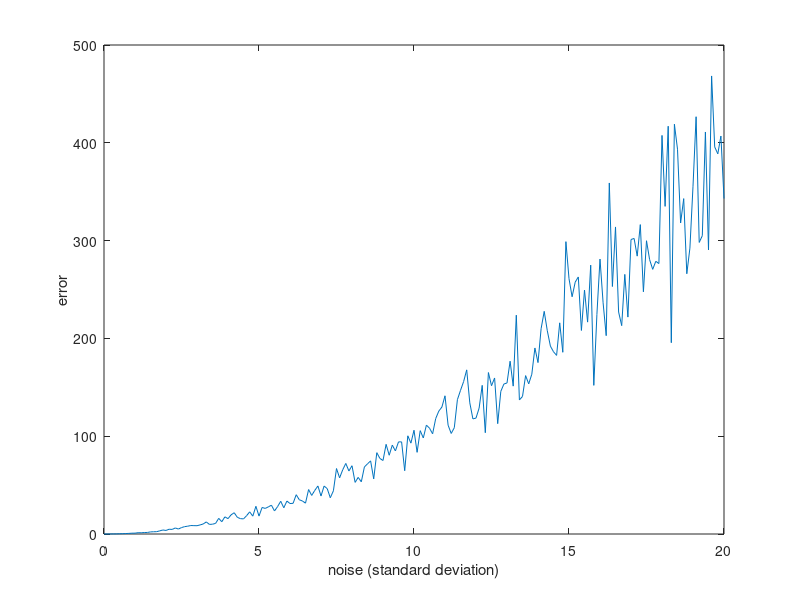
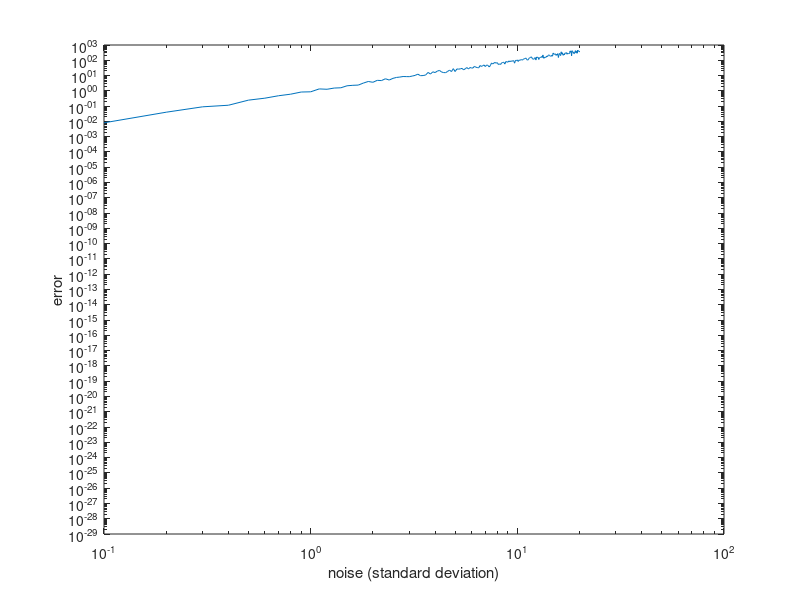

Reproduce these figures in MATLAB, in order.
% MATLAB program for exercise 3 in course 02457
% This program is for part 1 out of 3 
%
% "main3a" illustrates the use of a linear model and discriminant
% in a single layer network.
% 
% The parameters that should be changed are
%   w_t        : the true weight-vector used to generate training-set
%   noiselevel : the Variance of Gaussian noise on training-set
%   N          : Number of points in training set (= n^2)
% 
% The number of dimensions can be changed (by changing length of w_t),
% but the result is only plotted for w_t=[w0 w1 w2]'

%   (c) Karam Sidaros, September 1999.
%  Uses 
%

%%%%%%%%%%%%%%%%%%%%%%%%% Part 1 %%%%%%%%%%%%%%%%%%%%%%%%%%%
%%%%%%%%%%%%%%%%%%%%%  Linear Models %%%%%%%%%%%%%%%%%%%%%%%
%%%%%%%%%%%%%%%%%%%%%%%%%%%%%%%%%%%%%%%%%%%%%%%%%%%%%%%%%%%%
warning off

%%%%%%%%%%%%%%%%%%%%%%% Parameters %%%%%%%%%%%%%%%%%%%%%%%%%%%%%
w_t = [7 3 5]';	   % True weights

noiselevel = 1;    % Standard deviation of Gaussian noise on data
  
N = 100;           % Number of points in training set

d = length(w_t)-1;  % Number of dimensions
n=round(N^(1/d));  % Number of points in each dimension
N = n^d;

w_t
noiselevel
N
  
%%%%%%%%%%%%%%%%%%%%%%%%%%%%%%%%%%%%%%%%%%%%%%%%%%%%%%%%%

x0 = -1:2/(n-1):1;
x0 = x0';

X = ones(N,1);     % X matrix on a d-dimensional meshgrid
X(:,2) = repmat(x0,n^(d-1),1);
for a = 3:d+1;
  v = repmat(X(1:n^(a-2),a-1),1,n)';
  v = v(:);
  X(:,a) = repmat(v,n^(d-a+1),1);
end

err_vector = []
noise_level_vector = []
for a = 0:0.1:20
    noiselevel = a;
    T = (X*w_t);
    noise = randn(N,1) * noiselevel;
    T = T + noise;

    w = pinv(X)*T;
    %w = inv(X'*X)*X'*T

    Y = X*w;
    err = mean((Y-T).^2);
    noise_level_vector = [noise_level_vector noiselevel];
    err_vector = [err_vector err];
end

N = 100;           % Number of points in training set

figure(1);
plot(noise_level_vector, err_vector);
xlabel('noise (standard deviation)');
ylabel('error');
figure(2);
loglog(noise_level_vector, err_vector);
xlabel('noise (standard deviation)');
ylabel('error');

%%%%%%%%%%%%%%%%%%%%%% Results %%%%%%%%%%%%%%%%%%%
disp('The calculated weight-vector is ');
w
disp('The training error is');
err